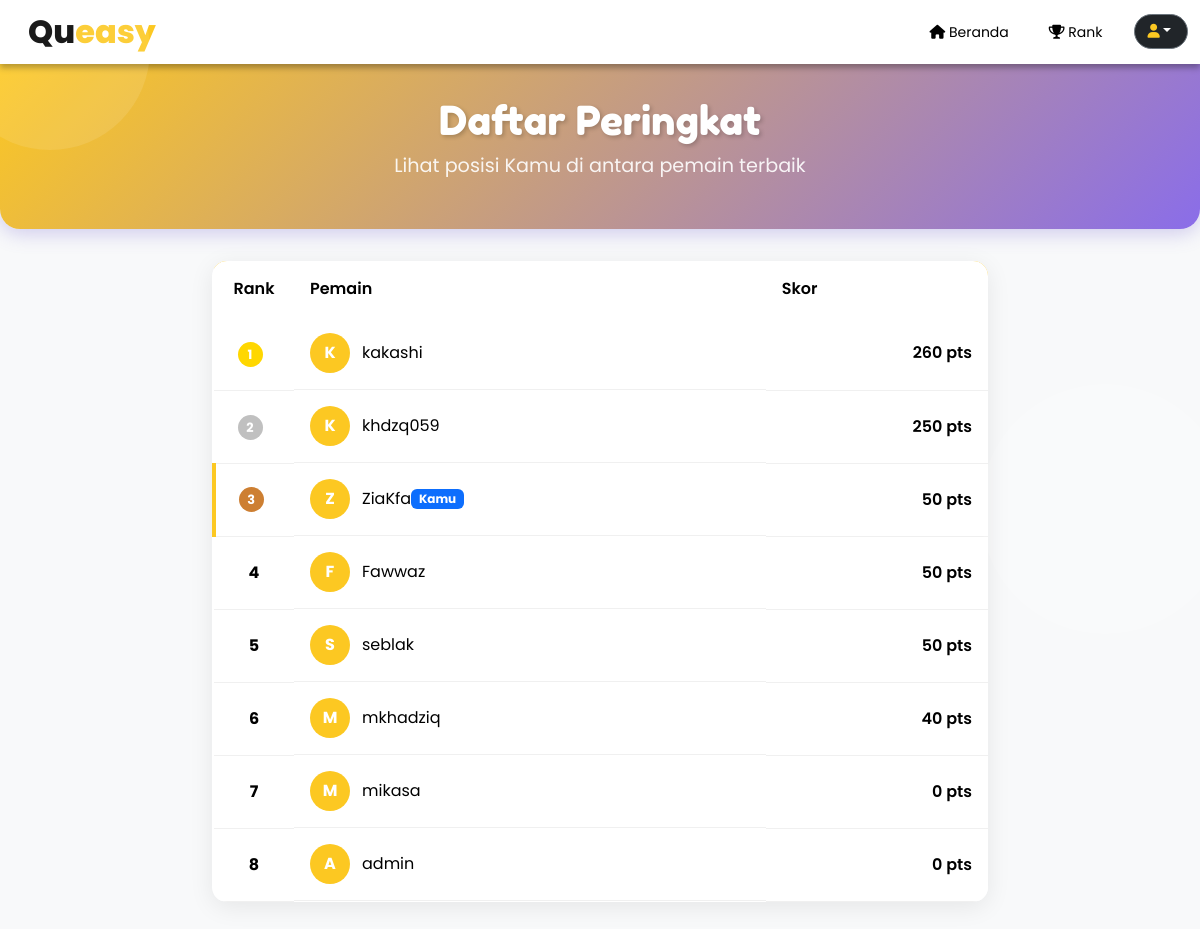
The page /user/leaderboard/leaderboard.php (signed in) on the database its author committed.
### tables this page shows
CREATE TABLE `user` (
  `id` int NOT NULL,
  `username` varchar(50) NOT NULL,
  `password` varchar(255) NOT NULL,
  `email` varchar(50) NOT NULL,
  `role` enum('admin','user') NOT NULL DEFAULT 'user',
  `score` int DEFAULT '0'
);

### user/leaderboard/leaderboard.php (the view, shortened to what this page needs)
<?php
    require_once '../../layout/config.php';
    $user = mysqli_query($mysqli,"SELECT * FROM user ORDER BY score DESC");
?>
<!DOCTYPE html>
<html lang="en">
<head>
    <link href="https://cdn.jsdelivr.net/npm/bootstrap@5.3.2/dist/css/bootstrap.rtl.min.css" rel="stylesheet">
    <link rel="stylesheet" href="https://cdnjs.cloudflare.com/ajax/libs/font-awesome/6.0.0-beta3/css/all.min.css">
    <link rel="stylesheet" href="leaderboard.css">
</head>
<body>
    <?php include('../../layout/navbar.php'); ?>
    <div class="leaderboard-header text-center">
        <div class="container">
            <h1 class="leaderboard-title">Daftar Peringkat</h1>
            <p class="leaderboard-subtitle">Lihat posisi Kamu di antara pemain terbaik</p>
        </div>
    </div>
    <div class="container leaderboard-container">
        <div class="leaderboard-card">
            <table class="table table-leaderboard">
                <thead>
                    <tr>
                        <th scope="col" class="rank-cell">Rank</th>
                        <th scope="col">Pemain</th>
                        <th scope="col" class="text-end">Skor</th>
                    </tr>
                </thead>
                <tbody>
                    <?php $i = 1; ?>
                    <?php while($row = mysqli_fetch_assoc($user)): ?>
                    <tr class="<?php
                        echo 'top-' . $i . ' ';
                        echo ($row['id'] == $_SESSION['id']) ? 'current-user' : '';
                    ?>">
                        <th scope="row" class="rank-cell">
                            <?php if($i <= 3): ?>
                                <span class="badge-top badge-<?= $i ?>"><?= $i ?></span>
                            <?php else: ?>
                                <?= $i ?>
                            <?php endif; ?>
                        </th>
                        <td class="user-cell">
                            <div class="user-avatar">
                                <?= strtoupper(substr($row["username"], 0, 1)) ?>
                            </div>
                            <?= $row["username"] ?>
                            <?php if($row['id'] == $_SESSION['id']): ?>
                                <span class="badge bg-primary ms-2">Kamu</span>
                            <?php endif; ?>
                        </td>
                        <td class="score-cell">
                            <?= number_format($row["score"]) ?> pts
                        </td>
                    </tr>
                    <?php $i++; ?>
                    <?php endwhile; ?>
                </tbody>
            </table>
        </div>
    </div>
</body>
</html>

### user/leaderboard/leaderboard.css (style rules this page uses)
:root { --primary-color: #fcc822; --secondary-color: #ff8c66; --gold: #ffd700; --silver: #c0c0c0; --bronze: #cd7f32; }
body { font-family: "Poppins", sans-serif; background-color: #f8f9fa; color: #333; }
.leaderboard-header { background: linear-gradient(135deg, var(--primary-color), #8a6de9); color: white; padding: 2rem 0; margin-bottom: 2rem; border-radius: 0 0 20px 20px; box-shadow: 0 4px 20px rgba(106, 90, 205, 0.3); }
.leaderboard-header::before { content: ""; position: absolute; top: -50px; left: -50px; width: 200px; height: 200px; background: rgba(255, 255, 255, 0.1); border-radius: 50%; }
.leaderboard-header::after { content: ""; position: absolute; bottom: 300px; right: -30px; width: 250px; height: 250px; background: rgba(255, 255, 255, 0.1); border-radius: 50%; }
.leaderboard-title { font-family: "Fredoka One", cursive; font-size: 2.5rem; text-shadow: 2px 2px 4px rgba(0, 0, 0, 0.2); }
.leaderboard-subtitle { font-size: 1.2rem; opacity: 0.9; color: white; }
.leaderboard-container { max-width: 800px; margin: 0 auto; }
.leaderboard-card { background-color: white; border-radius: 15px; box-shadow: 0 5px 25px rgba(0, 0, 0, 0.08); overflow: hidden; margin-bottom: 2rem; }
.table-leaderboard { margin-bottom: 0; }
.table-leaderboard thead { background-color: var(--primary-color); color: white; }
.table-leaderboard thead th { border: none; padding: 1rem; font-weight: 600; }
.table-leaderboard tbody tr { transition: all 0.3s ease; }
.table-leaderboard tbody td, .table-leaderboard tbody th { padding: 1rem; vertical-align: middle; border-bottom: 1px solid #f0f0f0; }
.rank-cell { font-weight: 700; text-align: center; width: 80px; }
.top-1 { background-color: rgba(255, 215, 0, 0.1); }
.top-1 .rank-cell { color: var(--gold); font-size: 1.2rem; }
.top-2 { background-color: rgba(192, 192, 192, 0.1); }
.top-2 .rank-cell { color: var(--silver); font-size: 1.1rem; }
.top-3 { background-color: rgba(205, 127, 50, 0.1); }
.top-3 .rank-cell { color: var(--bronze); }
.user-cell { display: flex; align-items: center; }
.user-avatar { width: 40px; height: 40px; border-radius: 50%; background-color: var(--primary-color); color: white; display: flex; align-items: center; justify-content: center; margin-right: 12px; font-weight: bold; }
.score-cell { font-weight: 600; color: var(--primary-color); text-align: right; }
.badge-top { display: inline-block; width: 25px; height: 25px; border-radius: 50%; color: white; text-align: center; line-height: 25px; font-size: 0.8rem; margin-right: 8px; }
.badge-1 { background-color: var(--gold); }
.badge-2 { background-color: var(--silver); }
.badge-3 { background-color: var(--bronze); }
.current-user { background-color: rgba(106, 90, 205, 0.15); border-left: 4px solid var(--primary-color); }

### rows shown on the page
user: username "K", username "kakashi", score "260"
user: username "K", username "khdzq059", score "250"
user: username "Z", username "ZiaKfa", shows "Kamu", score "50"
user: username "F", username "Fawwaz", score "50"
user: username "S", username "seblak", score "50"
user: username "M", username "mkhadziq", score "40"
user: username "M", username "mikasa", score "0"
user: username "A", username "admin", score "0"
